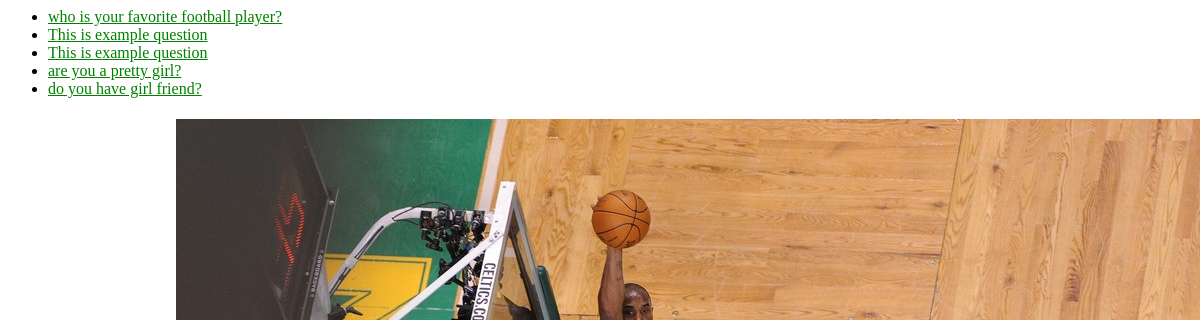
/polls/, run on an earlier commit of the app's database.
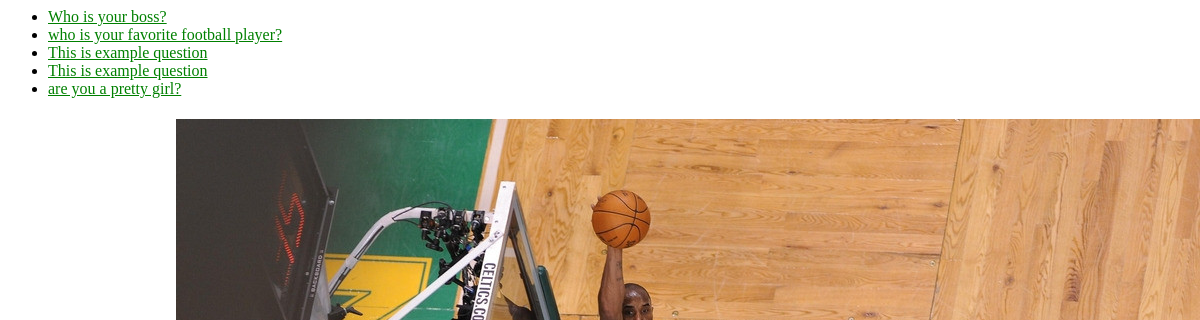
And on a later commit of the database.
### polls/models.py (models this page shows, shortened)
class Question(models.Model):
    question_text = models.CharField(max_length=200)
    pub_date = models.DateField('date published')

### polls/views.py (the view)
def index(request):
	latest_question_list = Question.objects.order_by('-pub_date')[:5]
	context = RequestContext(request,{'latest_question_list' : latest_question_list,})
	return render(request,'polls/index.html',context)

### polls/templates/polls/index.html
{% load staticfiles %}
<link rel="stylesheet" type="text/css" href="{% static 'polls/style.css' %}" />
{% if latest_question_list %}
	<ul>
	{% for question in latest_question_list %}
		<li><a href="{% url 'polls:detail' question.id %}">{{ question.question_text }}</a></li>
	{% endfor %}
	</ul>
	{% else %}
		<p>No polls are available.</p>
{% endif %}

What changed in the data, as far as the page shows it:
no longer on this page (row unchanged): Question: question_text "do you have girl friend?"
added Question: question_text "Who is your boss?"
